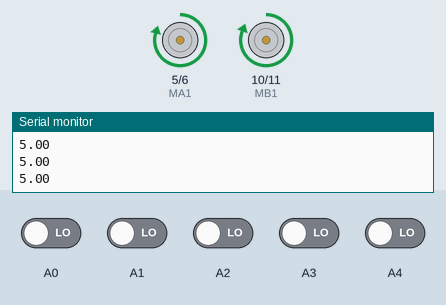
Simulated run of this sketch. Board: Arduino Uno, built with avr-gcc and run on an emulated ATmega328P. Shown: motor-driver pin pairs drawn as motors (green arrow = first pin HIGH = forward, orange = second pin HIGH = backward, longer = more drive), the last lines printed to the serial monitor. Inputs (shaded band) come from the test bench; at power-on: A0–4 LOW.

Above: at 1.2 s.
1.3 s: A0 driven HIGH
At 2.3 s:
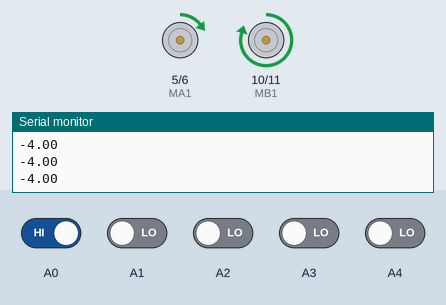
2.8 s: A0 driven LOW
At 3.6 s:
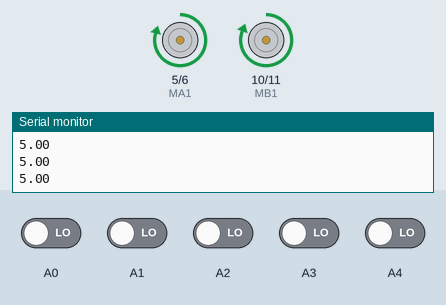
4.3 s: A3 driven HIGH
At 5.5 s:
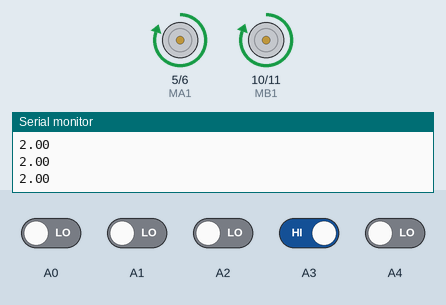
5.8 s: A2 driven HIGH
At 6.7 s:
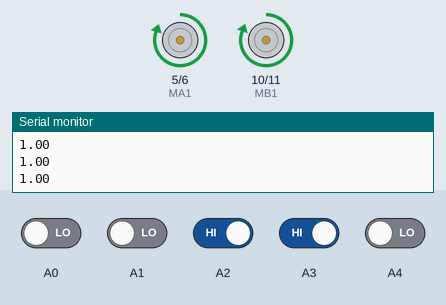
Timing chart, 0 to 8.3 s (numbered marks = the images above; inputs shaded):
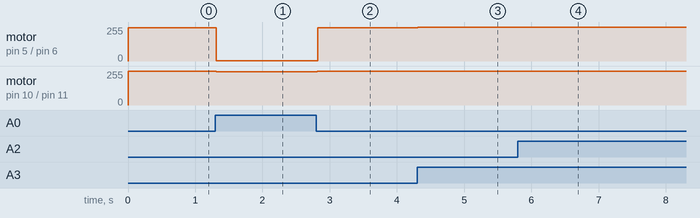

Measured:
- after the input at 1.3 s, motor on pin 5 (MA1) / pin 6 (MA2): forward 250/255 → forward 3/255 at once; motor on pin 10 (MB1) / pin 11 (MB2): forward 255/255 → forward 251/255 at once
- after the input at 2.8 s, motor on pin 5 (MA1) / pin 6 (MA2): forward 3/255 → forward 250/255 at once; motor on pin 10 (MB1) / pin 11 (MB2): forward 251/255 → forward 255/255 at once
- after the input at 4.3 s, motor on pin 5 (MA1) / pin 6 (MA2): forward 250/255 → forward 253/255 at once
- after the input at 5.8 s, motor on pin 5 (MA1) / pin 6 (MA2): forward 253/255 → forward 254/255 at once

The sketch:

code.ino
```cpp
float Kp=1; // Kp = Comece com 1, quanto maior, mais rápido porém menos preciso.
float Ki=0.5; // Ki = Fique entre 0.5 e 1, use incrementos de 0.01 pois o valor é CUMULATIVO, qto maior mais violenta as correções.
float Kd=1; // Kd = Comece com 1, quanto maior o valor, menor a "oscilação".
float error=0, P=0, I=0, D=0, PID_value=0;
float previous_error=0, previous_I=0;
int sensor[5]={0, 0, 0, 0, 0};
int initial_motor_speed=255;
// PWM Pins Motor A e B
static int MA1 = 5, MA2 = 6, MB1 = 10, MB2 = 11;

void read_sensor_values(void);
void calculate_pid(void);
void motor_control(void);

void setup()
{
 pinMode(MA1,OUTPUT);
 pinMode(MA2,OUTPUT);
 pinMode(MB1,OUTPUT);
 pinMode(MB2,OUTPUT);

 Serial.begin(9600); //Enable Serial Communications
}

void loop()
{
    read_sensor_values();
    calculate_pid();
    motor_control();
}

void read_sensor_values()
{
  sensor[0]=digitalRead(A0);
  sensor[1]=digitalRead(A1);
  sensor[2]=digitalRead(A2);
  sensor[3]=digitalRead(A3);
  sensor[4]=digitalRead(A4);

  if((sensor[0]==0)&&(sensor[1]==0)&&(sensor[2]==0)&&(sensor[3]==0)&&(sensor[4]==1))
  error=4;
  else if((sensor[0]==0)&&(sensor[1]==0)&&(sensor[2]==0)&&(sensor[3]==1)&&(sensor[4]==1))
  error=3;
  else if((sensor[0]==0)&&(sensor[1]==0)&&(sensor[2]==0)&&(sensor[3]==1)&&(sensor[4]==0))
  error=2;
  else if((sensor[0]==0)&&(sensor[1]==0)&&(sensor[2]==1)&&(sensor[3]==1)&&(sensor[4]==0))
  error=1;
  else if((sensor[0]==0)&&(sensor[1]==0)&&(sensor[2]==1)&&(sensor[3]==0)&&(sensor[4]==0))
  error=0;
  else if((sensor[0]==0)&&(sensor[1]==1)&&(sensor[2]==1)&&(sensor[3]==0)&&(sensor[4]==0))
  error=-1;
  else if((sensor[0]==0)&&(sensor[1]==1)&&(sensor[2]==0)&&(sensor[3]==0)&&(sensor[4]==0))
  error=-2;
  else if((sensor[0]==1)&&(sensor[1]==1)&&(sensor[2]==0)&&(sensor[3]==0)&&(sensor[4]==0))
  error=-3;
  else if((sensor[0]==1)&&(sensor[1]==0)&&(sensor[2]==0)&&(sensor[3]==0)&&(sensor[4]==0))
  error=-4;
  else if((sensor[0]==0)&&(sensor[1]==0)&&(sensor[2]==0)&&(sensor[3]==0)&&(sensor[4]==0))
    if(error==-4) error=-5;
    else error=5;

}

void calculate_pid()
{
    P = error;
    I = I + previous_I;
    D = error-previous_error;

    PID_value = (Kp*P) + (Ki*I) + (Kd*D);

    previous_I=I;
    previous_error=error;
}

void motor_control()
{
    // Calculating the effective motor speed:
    int left_motor_speed = initial_motor_speed-PID_value;
    int right_motor_speed = initial_motor_speed+PID_value;

    // The motor speed should not exceed the max PWM value
    constrain(left_motor_speed,0,255);
    constrain(right_motor_speed,0,255);

	analogWrite(MA1,left_motor_speed);   //Left Motor Speed
    analogWrite(MB1,right_motor_speed);  //Right Motor Speed
    //following lines of code are to make the bot move forward
    /*The pin numbers and high, low values might be different
    depending on your connections */
    Serial.println(error);
}
```
